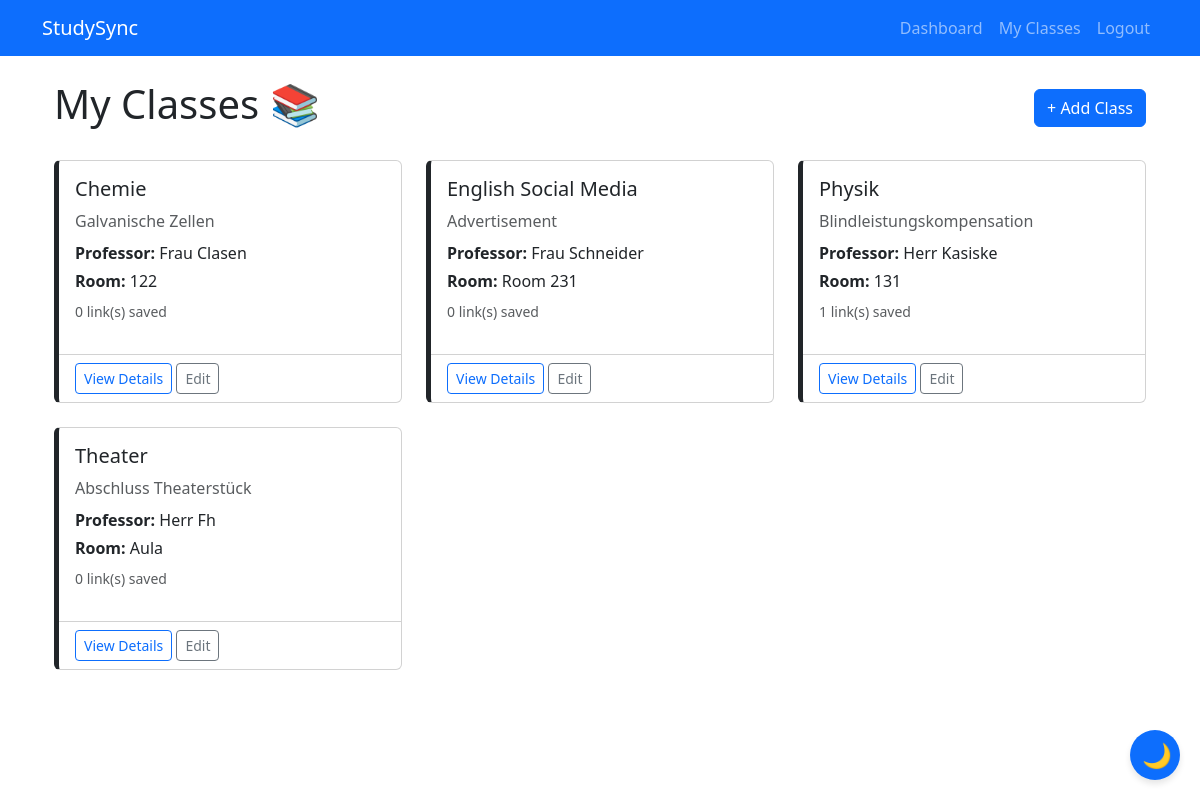
Page /classes (signed in) on the committed database.
### models.py (models this page shows, shortened)
class Class(db.Model):
    id = db.Column(db.Integer, primary_key=True)
    name = db.Column(db.String(100), nullable=False)
    code = db.Column(db.String(50))  # e.g., "PHYS 203"
    professor = db.Column(db.String(100))
    room = db.Column(db.String(50))
    color = db.Column(db.String(7), default='#3498db')  # Hex color for UI
    notes = db.Column(db.Text)
    created_at = db.Column(db.DateTime, default=datetime.utcnow)
    user_id = db.Column(db.Integer, db.ForeignKey('user.id'), nullable=False)
    links = db.relationship('ClassLink', backref='parent_class', lazy=True, cascade='all, delete-orphan')
    tasks = db.relationship('Task', backref='class', lazy=True)

### app.py (the view)
@app.route('/classes')
@login_required
def classes():
    user_classes = Class.query.filter_by(user_id=current_user.id).order_by(Class.name).all()
    return render_template('classes.html', classes=user_classes)

### app.py (called while the page is built)
@login_manager.user_loader
def load_user(user_id):
    return User.query.get(int(user_id))

### templates/classes.html (shortened to what this page needs)
{% extends "layout.html" %}
{% block content %}
    <div class="container mt-4">
        <div class="d-flex justify-content-between align-items-center mb-4">
            <h1>My Classes 📚</h1>
            <a href="{{ url_for('new_class') }}" class="btn btn-primary">+ Add Class</a>
        </div>
        {% if classes %}
            <div class="row">
                {% for class in classes %}
                    <div class="col-md-4 mb-4">
                        <div class="card h-100" style="border-left: 5px solid" data-color="{{ class.color }}">
                            <div class="card-body">
                                <h5 class="card-title">{{ class.name }}</h5>
                                {% if class.code %}
                                    <p class="text-muted mb-2">{{ class.code }}</p>
                                {% endif %}
                                {% if class.professor %}
                                    <p class="mb-1"><strong>Professor:</strong> {{ class.professor }}</p>
                                {% endif %}
                                {% if class.room %}
                                    <p class="mb-2"><strong>Room:</strong> {{ class.room }}</p>
                                {% endif %}
                                <p class="text-muted small">{{ class.links|length }} link(s) saved</p>
                            </div>
                            <div class="card-footer bg-transparent">
                                <a href="{{ url_for('view_class', class_id=class.id) }}" class="btn btn-sm btn-outline-primary">View Details</a>
                                <a href="{{ url_for('edit_class', class_id=class.id) }}" class="btn btn-sm btn-outline-secondary">Edit</a>
                            </div>
                        </div>
                    </div>
                {% endfor %}
            </div>
        {% else %}
            <div class="alert alert-info">
                <h4>No classes yet!</h4>
                <p>Add your first class to get organized.</p>
                <a href="{{ url_for('new_class') }}" class="btn btn-primary">Add Your First Class</a>
            </div>
        {% endif %}
    </div>
{% endblock %}

### templates/layout.html (style rules this page uses)
* { transition: background-color 0.3s ease, color 0.3s ease; }

### rows in the picture
Class: name "Chemie", code "Galvanische Zellen", professor "Frau Clasen", room "122", links|length "0"
Class: name "English Social Media", code "Advertisement", professor "Frau Schneider", room "Room 231", links|length "0"
Class: name "Physik", code "Blindleistungskompensation", professor "Herr Kasiske", room "131", links|length "1"
Class: name "Theater", code "Abschluss Theaterstück", professor "Herr Fh", room "Aula", links|length "0"
